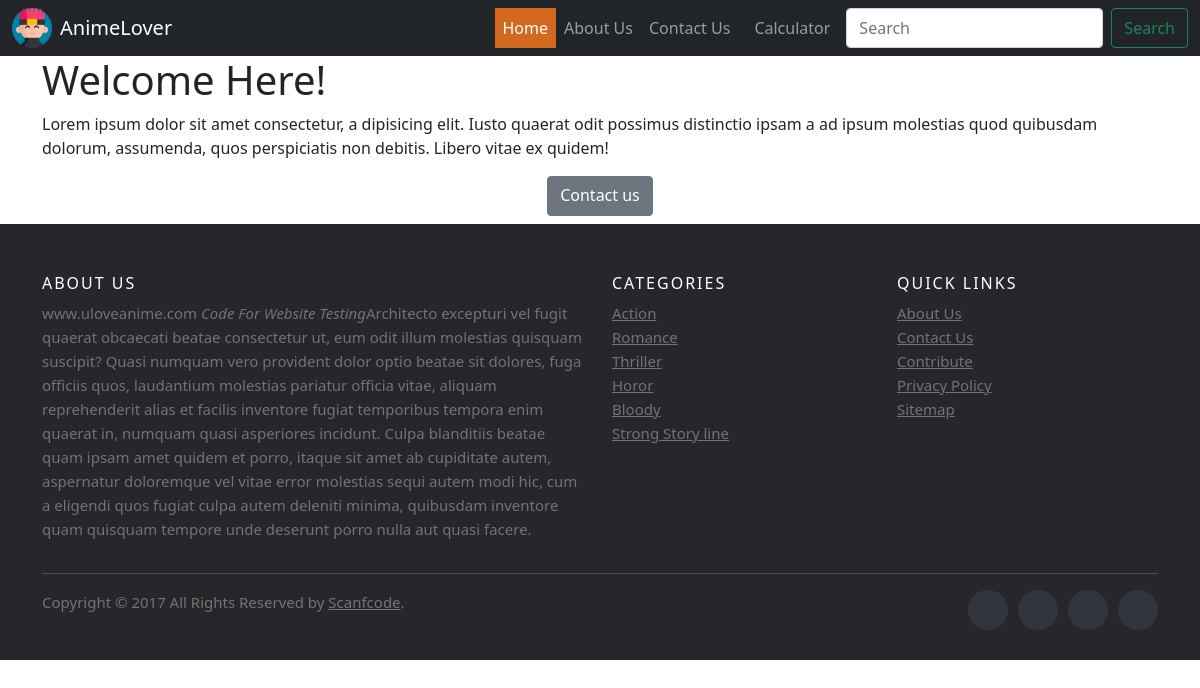
Before: / with the older database file.
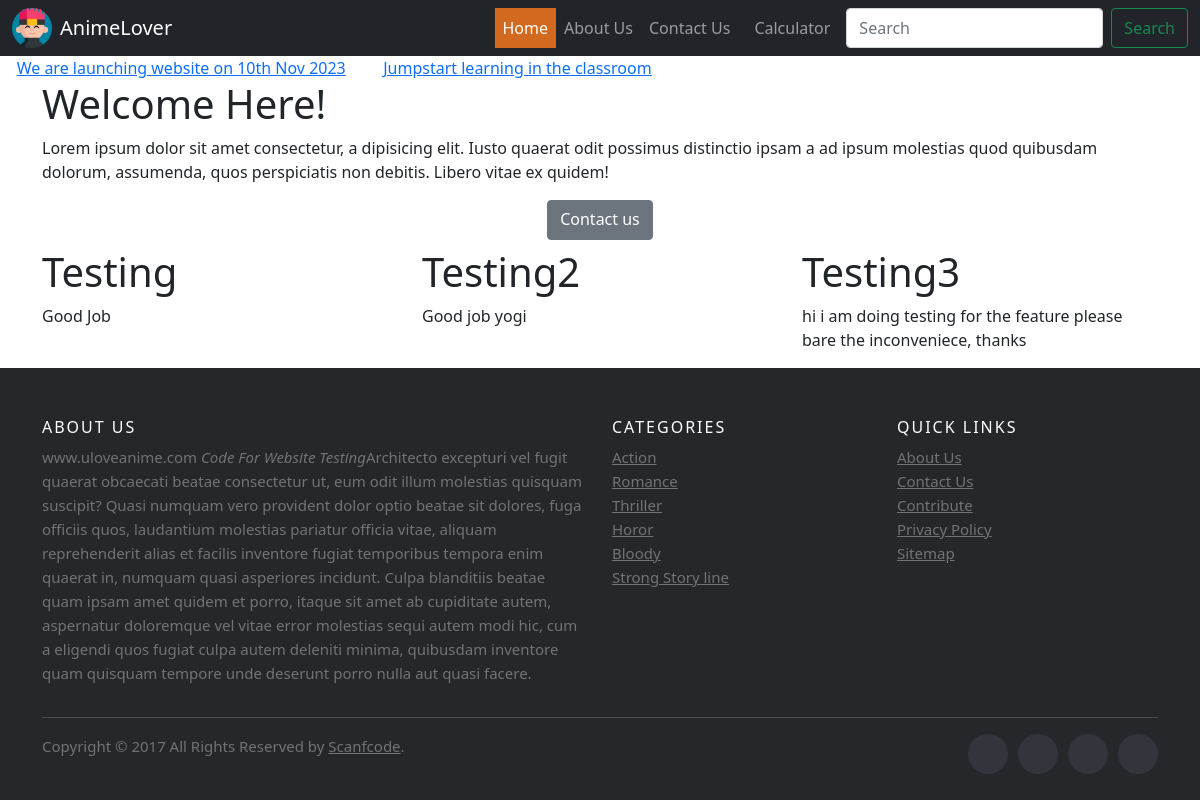
After: the same page with the newer database file.
### services/models.py (models this page shows)
class Notification(models.Model):
    Notification_icon = models.CharField(max_length=60)
    Notification_title = models.CharField(max_length=100)
    Notification_desc = models.CharField(max_length=100)

class Service(models.Model):
    service_icon = models.CharField(max_length=60)
    service_title = models.CharField(max_length=100)
    service_desc = models.TextField()

### website1/views.py (the view)
# urls.py: 2. Add a URL to urlpatterns:  path('', Home.as_view(), name='home')
def Home(request):
    service_data = Service.objects.all()
    notice_data = Notification.objects.all()
    data = {
        'title':'Home Page',
        'content': "Welcome to Home Page",
        'pages': ['1','2','3','4','5'],
        'subjects':[
            {'name':'python', 'id':123},
            {'name':'java', 'id':234}
        ],
        'service_data' : service_data,
        'notice_data' : notice_data
    }
    return render(request, 'bootstrap5.html', data)

### templates/bootstrap5.html (shortened to what this page needs)
{% extends 'base.html' %}
{% block content %}
<section class="Notification_Section">
<marquee onmouseover="stop()" onmouseout="start()">
    {% for notice in notice_data %}
    <a href="/">{{ notice.Notification_title }}</a>
    {% endfor %}
</marquee>
</section>
<section class="container">
    <div class="row">
        <div class="col-12">
            <h1>Welcome Here!</h1>
            <p>
                Lorem ipsum dolor sit amet consectetur, a
                dipisicing elit. Iusto quaerat odit possimus
                distinctio ipsam a ad ipsum molestias quod quibusdam dolorum,
                assumenda, quos perspiciatis non debitis. Libero vitae ex quidem!
            </p>
            <div class="text-center">
                <button type="button" class="btn btn-secondary pb-2  mb-2" data-bs-toggle="tooltip" data-bs-placement="top" title="We happy to assist u">Contact us</button>
            </div>
        </div>
    </div>
</section>
<div class="container">
    <div class="row">
        {% for item in service_data %}
        <div class="col-lg-4 col-md-6">
            <div class="single-feature mb-30">
                <h1>{{ item.service_title }}</h1>
                <p>
                    {{ item.service_desc }}
                </p>
            </div>
        </div>
        {% endfor %}
    </div>
</div>
{% endblock %}

### templates/base.html
{% include "header.html" %}
{% block content %}
{% endblock content %}
{% include "footer.html" %}

### templates/header.html (shortened to what this page needs)
<!doctype html>
{% load static %}
<html lang="en">
  <head>
    <link href="/static/css/main.css" rel="stylesheet">
    <link href="https://cdn.jsdelivr.net/npm/bootstrap@5.1.3/dist/css/bootstrap.min.css" rel="stylesheet">
  </head>
  <nav class="navbar navbar-expand-lg navbar-dark bg-dark">
    <div class="container-fluid">
      <img src="{% static '/images/logo.png' %}" alt="" width="40" height="40" class="d-inline-block align-text-top me-2">
      <a class="navbar-brand ms-auto ml-1" href="/">AnimeLover</a>
      <div class="collapse navbar-collapse" id="navbarSupportedContent">
        <ul class="navbar-nav ms-auto mb-2 mb-lg-0">
          <li class="nav-item text-capitalize">
            <a class="nav-link {% if request.path == '/' %} active {% endif %}" aria-current="page" href="{% url 'home' %}">Home</a>
          </li>
          <li class="nav-item">
            <a class="nav-link {% if request.path == '/aboutus/' %} active {% endif %}" aria-current="page" href="{% url 'about' %}">About Us</a>
          </li>
          <li class="nav-item">
            <a class="nav-link {% if request.path == '/contactus/' %} active {% endif %} me-2" aria-current="page" href="{% url 'contact' %}">Contact Us</a>
          </li>
          <li class="nav-item">
            <a class="nav-link {% if request.path == '/calculator/' %} active {% endif %} me-2" aria-current="page" href="/calculator">Calculator</a>
          </li>
        <form class="d-flex">
          <input class="form-control me-2" type="search" placeholder="Search" aria-label="Search">
          <button class="btn btn-outline-success" type="submit">Search</button>
        </form>
      </div>
    </div>
  </nav>

### templates/footer.html (shortened to what this page needs)
<footer class="site-footer">
    <link href="/static/css/footer.css" rel="stylesheet">
    <div class="container">
      <div class="row">
        <div class="col-sm-12 col-md-6">
          <h6>About US</h6>
          <p class="text-justify">www.uloveanime.com <i>Code For Website Testing</i>{% lorem 1 b random %}</p>
        </div>
        <div class="col-xs-6 col-md-3">
          <h6>Categories</h6>
          <ul class="footer-links">
            <li><a href="">Action</a></li>
            <li><a href="">Romance</a></li>
            <li><a href="">Thriller</a></li>
            <li><a href="">Horor</a></li>
            <li><a href="">Bloody</a></li>
            <li><a href="">Strong Story line</a></li>
          </ul>
        </div>
        <div class="col-xs-6 col-md-3">
          <h6>Quick Links</h6>
          <ul class="footer-links">
            <li><a href="/aboutus">About Us</a></li>
            <li><a href="/contactus">Contact Us</a></li>
            <li><a href="/github">Contribute</a></li>
            <li><a href="http://scanfcode.com/privacy-policy/">Privacy Policy</a></li>
            <li><a href="http://scanfcode.com/sitemap/">Sitemap</a></li>
          </ul>
        </div>
      </div>
      <hr>
    </div>
    <div class="container">
      <div class="row">
        <div class="col-md-8 col-sm-6 col-xs-12">
          <p class="copyright-text">Copyright &copy; 2017 All Rights Reserved by
       <a href="#">Scanfcode</a>.
          </p>
        </div>
        <div class="col-md-4 col-sm-6 col-xs-12">
          <ul class="social-icons">
            <li><a class="facebook" href="#"></a></li>
            <li><a class="twitter" href="#"></a></li>
            <li><a class="dribbble" href="#"></a></li>
            <li><a class="linkedin" href="#"></a></li>
          </ul>
        </div>
      </div>
    </div>
</footer>

### static/css/main.css (style rules this page uses)
.active { background-color: chocolate; text-align: center; color: black; }
.navbar-dark .navbar-nav .nav-link.active, .navbar-dark .navbar-nav .show > .nav-link { color: #000; }

### static/css/footer.css (style rules this page uses)
.site-footer { background-color:#26272b; padding:45px 0 20px; font-size:15px; line-height:24px; color:#737373; }
.site-footer hr { border-top-color:#bbb; opacity:0.5 }
.site-footer h6 { color:#fff; font-size:16px; text-transform:uppercase; margin-top:5px; letter-spacing:2px }
.site-footer a { color:#737373; }
.footer-links { padding-left:0; list-style:none }
.footer-links li { display:block }
.footer-links a { color:#737373 }
.site-footer .social-icons { text-align:right }
.site-footer .social-icons a { width:40px; height:40px; line-height:40px; margin-left:6px; margin-right:0; border-radius:100%; background-color:#33353d }
.copyright-text { margin:0 }
.social-icons { padding-left:0; margin-bottom:0; list-style:none }
.social-icons li { display:inline-block; margin-bottom:4px }
.social-icons a { background-color:#eceeef; color:#818a91; font-size:16px; display:inline-block; line-height:44px; width:44px; height:44px; text-align:center; margin-right:8px; border-radius:100%; -webkit-transition:all .2s linear; -o-transition:all .2s linear; transition:all .2s linear }

Changed rows visible on the page:
added Notification: Notification_title "We are launching website on 10th Nov 2023"
added Notification: Notification_title "Jumpstart learning in the classroom"
added Service: service_title "Testing", service_desc "Good Job"
added Service: service_title "Testing2", service_desc "Good job yogi"
added Service: service_title "Testing3", service_desc "hi i am doing testing for the feature please bare the inconveniece, thanks"
